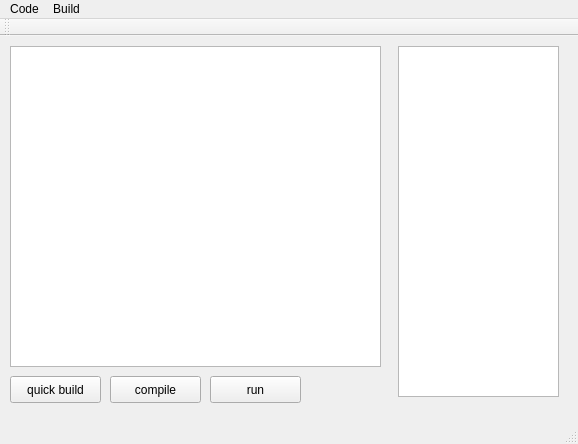
<?xml version="1.0" encoding="UTF-8"?>
<ui version="4.0">
 <class>MainWindow</class>
 <widget class="QMainWindow" name="MainWindow">
  <property name="geometry">
   <rect>
    <x>0</x>
    <y>0</y>
    <width>578</width>
    <height>444</height>
   </rect>
  </property>
  <property name="windowTitle">
   <string>MainWindow</string>
  </property>
  <widget class="QWidget" name="centralWidget">
   <widget class="QListWidget" name="listWidget">
    <property name="geometry">
     <rect>
      <x>398</x>
      <y>10</y>
      <width>161</width>
      <height>351</height>
     </rect>
    </property>
   </widget>
   <widget class="QPushButton" name="pushButton">
    <property name="geometry">
     <rect>
      <x>10</x>
      <y>340</y>
      <width>91</width>
      <height>27</height>
     </rect>
    </property>
    <property name="text">
     <string>quick build</string>
    </property>
   </widget>
   <widget class="QPlainTextEdit" name="plainTextEdit">
    <property name="geometry">
     <rect>
      <x>10</x>
      <y>10</y>
      <width>371</width>
      <height>321</height>
     </rect>
    </property>
   </widget>
   <widget class="QPushButton" name="pushButton_2">
    <property name="geometry">
     <rect>
      <x>110</x>
      <y>340</y>
      <width>91</width>
      <height>27</height>
     </rect>
    </property>
    <property name="text">
     <string>compile</string>
    </property>
   </widget>
   <widget class="QPushButton" name="pushButton_3">
    <property name="geometry">
     <rect>
      <x>210</x>
      <y>340</y>
      <width>91</width>
      <height>27</height>
     </rect>
    </property>
    <property name="text">
     <string>run</string>
    </property>
   </widget>
  </widget>
  <widget class="QMenuBar" name="menuBar">
   <property name="geometry">
    <rect>
     <x>0</x>
     <y>0</y>
     <width>578</width>
     <height>29</height>
    </rect>
   </property>
   <widget class="QMenu" name="menuCode">
    <property name="title">
     <string>Code</string>
    </property>
    <addaction name="actionNew"/>
    <addaction name="actionLoad"/>
    <addaction name="separator"/>
    <addaction name="actionExit"/>
   </widget>
   <widget class="QMenu" name="menuBuild">
    <property name="title">
     <string>Build</string>
    </property>
    <addaction name="actionCompile"/>
    <addaction name="actionRun"/>
   </widget>
   <addaction name="menuCode"/>
   <addaction name="menuBuild"/>
  </widget>
  <widget class="QToolBar" name="mainToolBar">
   <attribute name="toolBarArea">
    <enum>TopToolBarArea</enum>
   </attribute>
   <attribute name="toolBarBreak">
    <bool>false</bool>
   </attribute>
  </widget>
  <widget class="QStatusBar" name="statusBar"/>
  <action name="actionNew">
   <property name="text">
    <string>New</string>
   </property>
  </action>
  <action name="actionLoad">
   <property name="text">
    <string>Load</string>
   </property>
  </action>
  <action name="actionExit">
   <property name="text">
    <string>Exit</string>
   </property>
  </action>
  <action name="actionCompile">
   <property name="text">
    <string>Compile</string>
   </property>
  </action>
  <action name="actionRun">
   <property name="text">
    <string>Run</string>
   </property>
  </action>
 </widget>
 <layoutdefault spacing="6" margin="11"/>
 <resources/>
 <connections/>
</ui>
